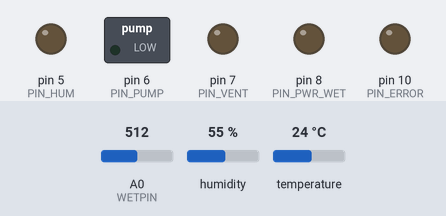
Bench run of a sketch on a simulated Arduino Uno, built with avr-gcc and run on an emulated ATmega328P. Shown: switched loads named in the sketch (green lamp = pin HIGH), output pins drawn as LEDs (lit = HIGH). Inputs (shaded band) come from the test bench; at power-on: A0 (WETPIN) = 512, humidity 55 %, temperature 24 °C. Pins used as bus, display or sensor lines are not drawn; what the sketch prints to the serial monitor is not drawn.

Above: at 5.0 s.
At 10.5 s:
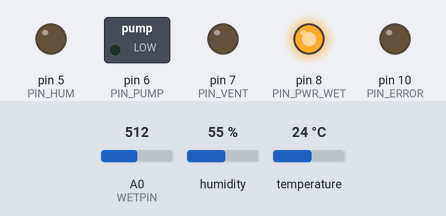
Timing chart, 0 to 14.3 s (numbered marks = the images above):
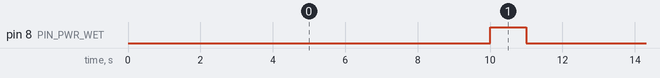

Measured:
- by itself, pin 8 (PIN_PWR_WET): alternates HIGH for 1.0 s and LOW for 10.0 s

The sketch:

uno.ino
```cpp
#include <DHT.h>
#include <Thread.h>

#define DHTPIN 4
#define DHTTYPE DHT22
#define WETPIN A0

DHT dht(DHTPIN, DHTTYPE);

const int PIN_HUM = 5;
const int PIN_PUMP = 6;
const int PIN_VENT = 7;
const int PIN_PWR_WET = 8;
const int PIN_PWR_DHT = 9;
const int PIN_ERROR = 10;

float temp = 0;
float hum = 0;
float wet = 0;

bool vent_state = false;
bool hum_state = false;
bool pump_state = false;

Thread threadSensors = Thread();

String command = "";

void setup() {
  Serial.begin(9600);
  dht.begin();

  pinMode(PIN_HUM, OUTPUT);
  pinMode(PIN_PUMP, OUTPUT);
  pinMode(PIN_VENT, OUTPUT);
  pinMode(PIN_PWR_WET, OUTPUT);
  pinMode(PIN_PWR_DHT, OUTPUT);
  pinMode(PIN_ERROR, OUTPUT);

  threadSensors.setInterval(seconds(10));
  threadSensors.onRun(loadSensors);
}

void loop() {
  if (threadSensors.shouldRun()) { threadSensors.run(); }

  listenCommands();
}

void loadSensors() {
  digitalWrite(PIN_PWR_WET, HIGH);
  digitalWrite(PIN_PWR_DHT, HIGH);
  delay(1000);

  hum = dht.readHumidity();
  temp = dht.readTemperature();
  wet = convertWetToPercent(analogRead(WETPIN));
  digitalWrite(PIN_PWR_WET, LOW);
  digitalWrite(PIN_PWR_DHT, LOW);

  shareState();
}

void shareState()
{
  Serial.println("s_temp_" + String(temp));
  Serial.println("s_hum__" + String(hum));
  Serial.println("s_wet__" + String(wet));
}

void listenCommands() {
  command = "";

  while (Serial.available()) {
    command = Serial.readStringUntil('\n');
  };
  if (command != "") { updateState(command); };
}

void updateState(String cmd) {
  cmd.trim();
  String name = cmd.substring(0, 5);
  String value = cmd.substring(5);

  if (name == "vent_") { vent_state = strToBool(value); }
  if (name == "hum__") { hum_state = strToBool(value); }
  if (name == "pump_") { pump_state = strToBool(value); }

  digitalWrite(PIN_VENT, vent_state);
  digitalWrite(PIN_HUM, hum_state);
  digitalWrite(PIN_PUMP, pump_state);
  delay(1); // for stable
}

// =============================HELPERS===================================

int convertWetToPercent(int value) {
  int percentValue = 0;
  percentValue = map(value, 580, 230, 0, 100);
  return percentValue;
}

bool strToBool(String value) {
  return(value.equals("1"));
}

long minutes(int count)
{
  return count * 60 * 1000L;
}

long seconds(int count)
{
  return count * 1000L;
}

unsigned long hours(int count)
{
  return count * minutes(60);
}
```
